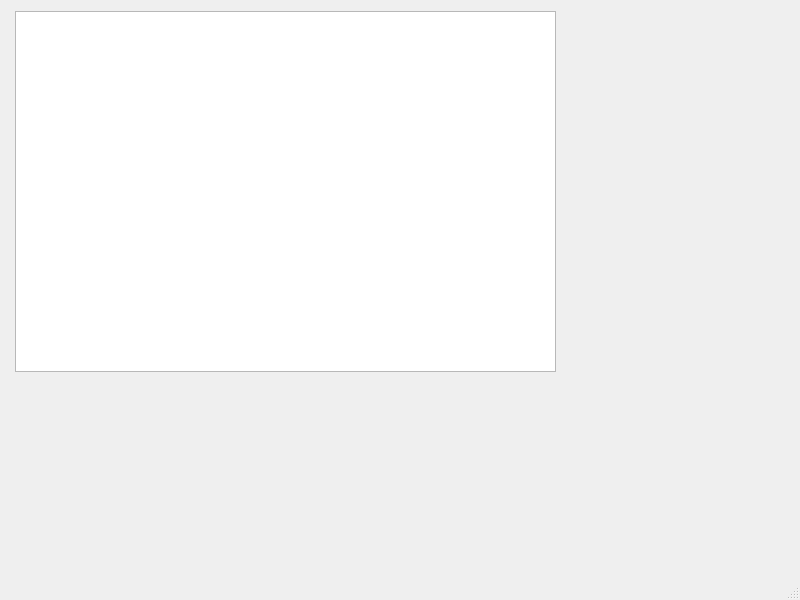
<?xml version="1.0" encoding="UTF-8"?>
<ui version="4.0">
 <class>MainWindow</class>
 <widget class="QMainWindow" name="MainWindow">
  <property name="geometry">
   <rect>
    <x>0</x>
    <y>0</y>
    <width>800</width>
    <height>600</height>
   </rect>
  </property>
  <property name="windowTitle">
   <string>MainWindow</string>
  </property>
  <widget class="QWidget" name="centralwidget">
   <widget class="QTableView" name="tableView">
    <property name="geometry">
     <rect>
      <x>15</x>
      <y>11</y>
      <width>541</width>
      <height>361</height>
     </rect>
    </property>
   </widget>
  </widget>
  <widget class="QMenuBar" name="menubar">
   <property name="geometry">
    <rect>
     <x>0</x>
     <y>0</y>
     <width>800</width>
     <height>26</height>
    </rect>
   </property>
  </widget>
  <widget class="QStatusBar" name="statusbar"/>
 </widget>
 <resources/>
 <connections/>
</ui>
